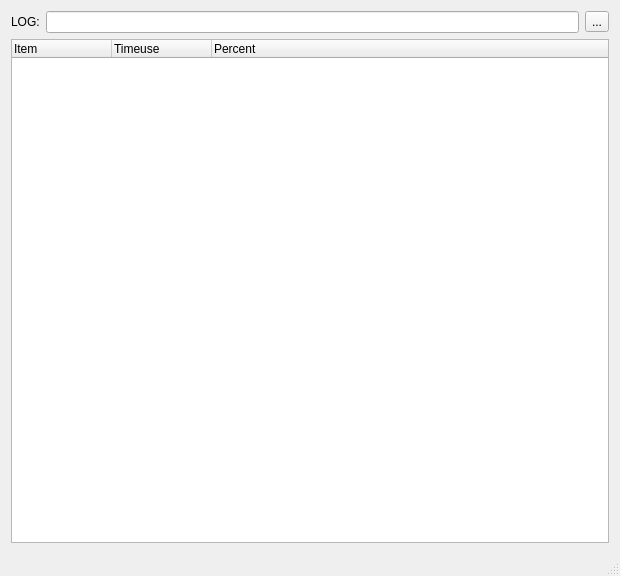
<?xml version="1.0" encoding="UTF-8"?>
<ui version="4.0">
 <class>MainWindowClass</class>
 <widget class="QMainWindow" name="MainWindowClass">
  <property name="geometry">
   <rect>
    <x>0</x>
    <y>0</y>
    <width>620</width>
    <height>576</height>
   </rect>
  </property>
  <property name="windowTitle">
   <string>MainWindow</string>
  </property>
  <widget class="QWidget" name="centralWidget">
   <layout class="QGridLayout" name="gridLayout">
    <item row="0" column="0">
     <widget class="QLabel" name="label">
      <property name="text">
       <string>LOG:</string>
      </property>
     </widget>
    </item>
    <item row="0" column="1">
     <widget class="QLineEdit" name="lineEdit_PathFile"/>
    </item>
    <item row="0" column="2">
     <widget class="QToolButton" name="toolButton">
      <property name="text">
       <string>...</string>
      </property>
     </widget>
    </item>
    <item row="1" column="0" colspan="3">
     <widget class="QTreeWidget" name="treeWidget">
      <property name="alternatingRowColors">
       <bool>true</bool>
      </property>
      <property name="columnCount">
       <number>3</number>
      </property>
      <attribute name="headerDefaultSectionSize">
       <number>100</number>
      </attribute>
      <column>
       <property name="text">
        <string>Item</string>
       </property>
      </column>
      <column>
       <property name="text">
        <string>Timeuse</string>
       </property>
      </column>
      <column>
       <property name="text">
        <string>Percent</string>
       </property>
      </column>
     </widget>
    </item>
   </layout>
  </widget>
  <widget class="QStatusBar" name="statusBar"/>
 </widget>
 <layoutdefault spacing="6" margin="11"/>
 <resources>
  <include location="MainWindow.qrc"/>
 </resources>
 <connections/>
</ui>
